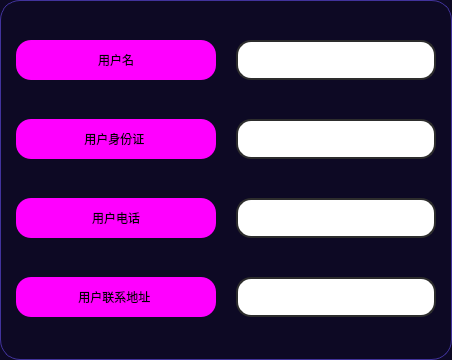
                         <widget class="QFrame" name="frame_32">
                          <property name="sizePolicy">
                           <sizepolicy hsizetype="Preferred" vsizetype="Preferred">
                            <horstretch>0</horstretch>
                            <verstretch>0</verstretch>
                           </sizepolicy>
                          </property>
                          <property name="minimumSize">
                           <size>
                            <width>0</width>
                            <height>360</height>
                           </size>
                          </property>
                          <property name="maximumSize">
                           <size>
                            <width>450</width>
                            <height>360</height>
                           </size>
                          </property>
                          <property name="styleSheet">
                           <string notr="true">QFrame {
	background-color: rgb(13, 9, 36);
	border: 1px solid rgb(65, 51, 156);
	border-radius: 20px;
}
QFrame:hover {
	border: 1px solid rgb(65, 51, 156);
}</string>
                          </property>
                          <property name="frameShape">
                           <enum>QFrame::StyledPanel</enum>
                          </property>
                          <property name="frameShadow">
                           <enum>QFrame::Raised</enum>
                          </property>
                          <layout class="QHBoxLayout" name="horizontalLayout_14">
                           <property name="spacing">
                            <number>15</number>
                           </property>
                           <property name="leftMargin">
                            <number>15</number>
                           </property>
                           <property name="topMargin">
                            <number>0</number>
                           </property>
                           <property name="rightMargin">
                            <number>10</number>
                           </property>
                           <property name="bottomMargin">
                            <number>0</number>
                           </property>
                           <item alignment="Qt::AlignHCenter">
                            <widget class="QFrame" name="frame_33">
                             <property name="minimumSize">
                              <size>
                               <width>205</width>
                               <height>0</height>
                              </size>
                             </property>
                             <property name="maximumSize">
                              <size>
                               <width>205</width>
                               <height>16777215</height>
                              </size>
                             </property>
                             <property name="styleSheet">
                              <string notr="true">border:none</string>
                             </property>
                             <property name="frameShape">
                              <enum>QFrame::StyledPanel</enum>
                             </property>
                             <property name="frameShadow">
                              <enum>QFrame::Raised</enum>
                             </property>
                             <layout class="QVBoxLayout" name="verticalLayout_29">
                              <property name="spacing">
                               <number>0</number>
                              </property>
                              <property name="leftMargin">
                               <number>0</number>
                              </property>
                              <property name="topMargin">
                               <number>0</number>
                              </property>
                              <property name="rightMargin">
                               <number>0</number>
                              </property>
                              <property name="bottomMargin">
                               <number>0</number>
                              </property>
                              <item>
                               <widget class="QLabel" name="label_add_clients_name">
                                <property name="minimumSize">
                                 <size>
                                  <width>200</width>
                                  <height>40</height>
                                 </size>
                                </property>
                                <property name="maximumSize">
                                 <size>
                                  <width>200</width>
                                  <height>40</height>
                                 </size>
                                </property>
                                <property name="styleSheet">
                                 <string notr="true">QLabel {
	font: 700 18pt &quot;等线&quot;;
	background-color: rgb(255, 0, 255);
	border-radius: 15px;
}

QLabel:hover{
	border: 3px solid rgb(0, 255, 0);
}
QLabel:disabled{
	color: rgb(0, 0, 0);
	border-color: rgb(166, 166, 166);
    background-color: rgb(186, 186, 186);
}</string>
                                </property>
                                <property name="text">
                                 <string>用户名</string>
                                </property>
                                <property name="alignment">
                                 <set>Qt::AlignCenter</set>
                                </property>
                                <property name="buddy">
                                 <cstring>clients_name</cstring>
                                </property>
                               </widget>
                              </item>
                              <item>
                               <widget class="QLabel" name="label_clients_ID">
                                <property name="minimumSize">
                                 <size>
                                  <width>200</width>
                                  <height>40</height>
                                 </size>
                                </property>
                                <property name="maximumSize">
                                 <size>
                                  <width>200</width>
                                  <height>40</height>
                                 </size>
                                </property>
                                <property name="styleSheet">
                                 <string notr="true">QLabel {
	font: 700 18pt &quot;等线&quot;;
	background-color: rgb(255, 0, 255);
	border-radius: 15px;
}

QLabel:hover{
	border: 3px solid rgb(0, 255, 0);
}
QLabel:disabled{
	color: rgb(0, 0, 0);
	border-color: rgb(166, 166, 166);
    background-color: rgb(186, 186, 186);
}</string>
                                </property>
                                <property name="text">
                                 <string>用户身份证 </string>
                                </property>
                                <property name="alignment">
                                 <set>Qt::AlignCenter</set>
                                </property>
                                <property name="buddy">
                                 <cstring>clients_id</cstring>
                                </property>
                               </widget>
                              </item>
                              <item>
                               <widget class="QLabel" name="label_clients_tel">
                                <property name="minimumSize">
                                 <size>
                                  <width>200</width>
                                  <height>40</height>
                                 </size>
                                </property>
                                <property name="maximumSize">
                                 <size>
                                  <width>200</width>
                                  <height>40</height>
                                 </size>
                                </property>
                                <property name="styleSheet">
                                 <string notr="true">QLabel {
	font: 700 18pt &quot;等线&quot;;
	background-color: rgb(255, 0, 255);
	border-radius: 15px;
}

QLabel:hover{
	border: 3px solid rgb(0, 255, 0);
}
QLabel:disabled{
	color: rgb(0, 0, 0);
	border-color: rgb(166, 166, 166);
    background-color: rgb(186, 186, 186);
}</string>
                                </property>
                                <property name="text">
                                 <string>用户电话</string>
                                </property>
                                <property name="alignment">
                                 <set>Qt::AlignCenter</set>
                                </property>
                                <property name="buddy">
                                 <cstring>clients_tel</cstring>
                                </property>
                               </widget>
                              </item>
                              <item>
                               <widget class="QLabel" name="label_clients_address">
                                <property name="minimumSize">
                                 <size>
                                  <width>200</width>
                                  <height>40</height>
                                 </size>
                                </property>
                                <property name="maximumSize">
                                 <size>
                                  <width>200</width>
                                  <height>40</height>
                                 </size>
                                </property>
                                <property name="styleSheet">
                                 <string notr="true">QLabel {
	font: 700 18pt &quot;等线&quot;;
	background-color: rgb(255, 0, 255);
	border-radius: 15px;
}

QLabel:hover{
	border: 3px solid rgb(0, 255, 0);
}
QLabel:disabled{
	color: rgb(0, 0, 0);
	border-color: rgb(166, 166, 166);
    background-color: rgb(186, 186, 186);
}</string>
                                </property>
                                <property name="text">
                                 <string>用户联系地址 </string>
                                </property>
                                <property name="alignment">
                                 <set>Qt::AlignCenter</set>
                                </property>
                                <property name="buddy">
                                 <cstring>clients_address</cstring>
                                </property>
                               </widget>
                              </item>
                             </layout>
                            </widget>
                           </item>
                           <item alignment="Qt::AlignHCenter">
                            <widget class="QFrame" name="frame_46">
                             <property name="minimumSize">
                              <size>
                               <width>205</width>
                               <height>0</height>
                              </size>
                             </property>
                             <property name="maximumSize">
                              <size>
                               <width>205</width>
                               <height>16777215</height>
                              </size>
                             </property>
                             <property name="styleSheet">
                              <string notr="true">border:none</string>
                             </property>
                             <property name="frameShape">
                              <enum>QFrame::StyledPanel</enum>
                             </property>
                             <property name="frameShadow">
                              <enum>QFrame::Raised</enum>
                             </property>
                             <layout class="QVBoxLayout" name="verticalLayout_30">
                              <property name="spacing">
                               <number>0</number>
                              </property>
                              <property name="leftMargin">
                               <number>0</number>
                              </property>
                              <property name="topMargin">
                               <number>0</number>
                              </property>
                              <property name="rightMargin">
                               <number>0</number>
                              </property>
                              <property name="bottomMargin">
                               <number>0</number>
                              </property>
                              <item>
                               <widget class="QLineEdit" name="clients_name">
                                <property name="sizePolicy">
                                 <sizepolicy hsizetype="Preferred" vsizetype="Fixed">
                                  <horstretch>0</horstretch>
                                  <verstretch>0</verstretch>
                                 </sizepolicy>
                                </property>
                                <property name="minimumSize">
                                 <size>
                                  <width>200</width>
                                  <height>40</height>
                                 </size>
                                </property>
                                <property name="maximumSize">
                                 <size>
                                  <width>200</width>
                                  <height>40</height>
                                 </size>
                                </property>
                                <property name="styleSheet">
                                 <string notr="true">QLineEdit {
	border: 2px solid rgb(45, 45, 45);
	border-radius: 15px;
	padding: 5px;
	background-color: rgb(255, 255, 255);	
	color: rgb(0, 0, 0);
	font: 700 18pt &quot;等线&quot;;
}
QLineEdit:hover {
	border: 3px solid rgb(255, 85, 0);
}
QLineEdit:focus {
	border: 3px solid rgb(255, 85, 0);
	color: rgb(255, 0, 0);
}
QLineEdit:disabled{
	color: rgb(0, 0, 0);
	border-color: rgb(166, 166, 166);
    background-color: rgb(186, 186, 186);
}</string>
                                </property>
                               </widget>
                              </item>
                              <item>
                               <widget class="QLineEdit" name="clients_id">
                                <property name="sizePolicy">
                                 <sizepolicy hsizetype="Preferred" vsizetype="Fixed">
                                  <horstretch>0</horstretch>
                                  <verstretch>0</verstretch>
                                 </sizepolicy>
                                </property>
                                <property name="minimumSize">
                                 <size>
                                  <width>200</width>
                                  <height>40</height>
                                 </size>
                                </property>
                                <property name="maximumSize">
                                 <size>
                                  <width>200</width>
                                  <height>40</height>
                                 </size>
                                </property>
                                <property name="styleSheet">
                                 <string notr="true">QLineEdit {
	border: 2px solid rgb(45, 45, 45);
	border-radius: 15px;
	padding: 5px;
	background-color: rgb(255, 255, 255);	
	color: rgb(0, 0, 0);
	font: 700 18pt &quot;等线&quot;;
}
QLineEdit:hover {
	border: 3px solid rgb(255, 85, 0);
}
QLineEdit:focus {
	border: 3px solid rgb(255, 85, 0);
	color: rgb(255, 0, 0);
}
QLineEdit:disabled{
	color: rgb(0, 0, 0);
	border-color: rgb(166, 166, 166);
    background-color: rgb(186, 186, 186);
}</string>
                                </property>
                               </widget>
                              </item>
                              <item>
                               <widget class="QLineEdit" name="clients_tel">
                                <property name="sizePolicy">
                                 <sizepolicy hsizetype="Preferred" vsizetype="Fixed">
                                  <horstretch>0</horstretch>
                                  <verstretch>0</verstretch>
                                 </sizepolicy>
                                </property>
                                <property name="minimumSize">
                                 <size>
                                  <width>200</width>
                                  <height>40</height>
                                 </size>
                                </property>
                                <property name="maximumSize">
                                 <size>
                                  <width>200</width>
                                  <height>40</height>
                                 </size>
                                </property>
                                <property name="styleSheet">
                                 <string notr="true">QLineEdit {
	border: 2px solid rgb(45, 45, 45);
	border-radius: 15px;
	padding: 5px;
	background-color: rgb(255, 255, 255);	
	color: rgb(0, 0, 0);
	font: 700 18pt &quot;等线&quot;;
}
QLineEdit:hover {
	border: 3px solid rgb(255, 85, 0);
}
QLineEdit:focus {
	border: 3px solid rgb(255, 85, 0);
	color: rgb(255, 0, 0);
}
QLineEdit:disabled{
	color: rgb(0, 0, 0);
	border-color: rgb(166, 166, 166);
    background-color: rgb(186, 186, 186);
}</string>
                                </property>
                               </widget>
                              </item>
                              <item>
                               <widget class="QLineEdit" name="clients_address">
                                <property name="sizePolicy">
                                 <sizepolicy hsizetype="Preferred" vsizetype="Fixed">
                                  <horstretch>0</horstretch>
                                  <verstretch>0</verstretch>
                                 </sizepolicy>
                                </property>
                                <property name="minimumSize">
                                 <size>
                                  <width>200</width>
                                  <height>40</height>
                                 </size>
                                </property>
                                <property name="maximumSize">
                                 <size>
                                  <width>200</width>
                                  <height>40</height>
                                 </size>
                                </property>
                                <property name="styleSheet">
                                 <string notr="true">QLineEdit {
	border: 2px solid rgb(45, 45, 45);
	border-radius: 15px;
	padding: 5px;
	background-color: rgb(255, 255, 255);	
	color: rgb(0, 0, 0);
	font: 700 18pt &quot;等线&quot;;
}
QLineEdit:hover {
	border: 3px solid rgb(255, 85, 0);
}
QLineEdit:focus {
	border: 3px solid rgb(255, 85, 0);
	color: rgb(255, 0, 0);
}
QLineEdit:disabled{
	color: rgb(0, 0, 0);
	border-color: rgb(166, 166, 166);
    background-color: rgb(186, 186, 186);
}</string>
                                </property>
                               </widget>
                              </item>
                             </layout>
                            </widget>
                           </item>
                          </layout>
                         </widget>
